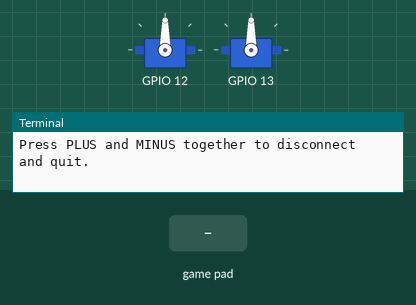
The program below on a simulated Raspberry Pi (BCM pin numbers). Parts: 2 × servo, the last lines printed to the terminal. The inputs (shaded band) are chosen by the test bench. Servo angles are drawn from the pulse width (0.5 ms = 0°, 2.5 ms = 180°).

Above: at 3.2 s.
3.3 s: game-controller BTN LEFT pressed
At 4.1 s:
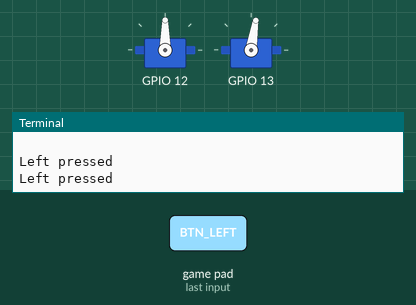
4.8 s: game-controller BTN UP pressed
At 5.2 s:
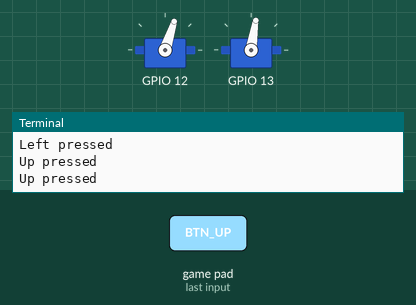
6.4 s: game-controller BTN RIGHT pressed
At 7.7 s:
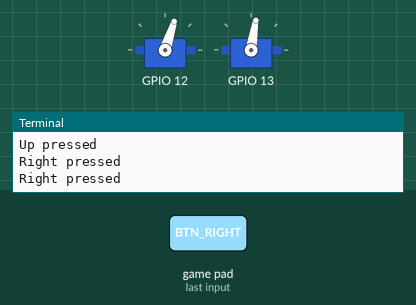
8.0 s: game-controller BTN DOWN pressed
At 8.9 s:
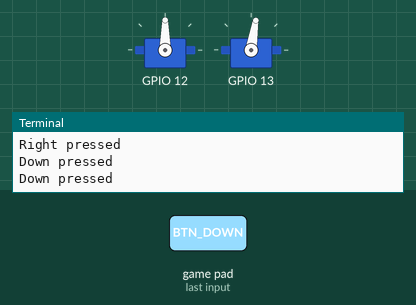
Timing chart, 0 to 10.5 s (numbered marks = the images above; inputs shaded):
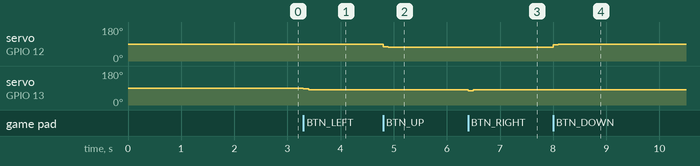

Measured:
- after the input at 3.3 s, servo on GPIO 13: 90° → 86° at once, → 81° 0.10 s later
- after the input at 4.8 s, servo on GPIO 12: 90° → 76° at once, → 72° 0.10 s later
- after the input at 6.4 s, servo on GPIO 13: 81° → 76° at once, → 81° 0.10 s later
- after the input at 8.0 s, servo on GPIO 12: 72° → 86° at once, → 90° 0.10 s later

The program:

calibrate.py
```python
import cwiid
import time
import pigpio

#wii mote test for gpio 12&13
#use for calibrating the servos at GPIO 12 & 13
# Connects the Wii mote directly to the PI

button_delay = 0.1

print 'Press 1 + 2 on your Wii Remote now ...'
time.sleep(1)

# Connect to the Wii Remote. If it times out
# then quit.
try:
  wii=cwiid.Wiimote()
except RuntimeError:
  print "Error opening wiimote connection"
  quit()

print 'Wii Remote connected...\n'
print 'Press some buttons!\n'
print 'Press PLUS and MINUS together to disconnect and quit.\n'

wii.rpt_mode = cwiid.RPT_BTN


pi = pigpio.pi() # Connect to local Pi.
pulse = 1500

pi.set_servo_pulsewidth(12, pulse)
pi.set_servo_pulsewidth(13, pulse)

while True:

  buttons = wii.state['buttons']

  # If Plus and Minus buttons pressed
  # together then rumble and quit.
  if (buttons - cwiid.BTN_PLUS - cwiid.BTN_MINUS == 0):
    print '\nClosing connection ...'
    wii.rumble = 1
    time.sleep(1)
    wii.rumble = 0
    exit(wii)

  # Check if other buttons are pressed by
  # doing a bitwise AND of the buttons number
  # and the predefined constant for that button.
  if (buttons & cwiid.BTN_LEFT):
    print 'Left pressed'
    if(pulse>1000):
      pulse-=50
      pi.set_servo_pulsewidth(13, pulse)
    time.sleep(button_delay)

  if(buttons & cwiid.BTN_RIGHT):
    print 'Right pressed'
    if(pulse<2000):
      pulse+=50
      pi.set_servo_pulsewidth(13, pulse)
    time.sleep(button_delay)

  if (buttons & cwiid.BTN_UP):
    print 'Up pressed'
    if(pulse>1000):
      pulse-=50
      pi.set_servo_pulsewidth(12, pulse)
    time.sleep(button_delay)

  if (buttons & cwiid.BTN_DOWN):
    print 'Down pressed'
    if(pulse<2000):
      pulse+=50
      pi.set_servo_pulsewidth(12, pulse)
    time.sleep(button_delay)

  if (buttons & cwiid.BTN_1):
    print 'Button 1 pressed'
    time.sleep(button_delay)

  if (buttons & cwiid.BTN_2):
    print 'Button 2 pressed'
    time.sleep(button_delay)

  if (buttons & cwiid.BTN_A):
    print 'Button A pressed'
    pulse = 1500
    pi.set_servo_pulsewidth(12, pulse)
    time.sleep(button_delay)

  if (buttons & cwiid.BTN_B):
    pulse = 1500
    pi.set_servo_pulsewidth(13, pulse)
    time.sleep(button_delay)

  if (buttons & cwiid.BTN_HOME):
    print 'Home Button pressed'
    time.sleep(button_delay)

  if (buttons & cwiid.BTN_MINUS):
    print 'Minus Button pressed'
    time.sleep(button_delay)

  if (buttons & cwiid.BTN_PLUS):
    print 'Plus Button pressed'
    time.sleep(button_delay)
```
